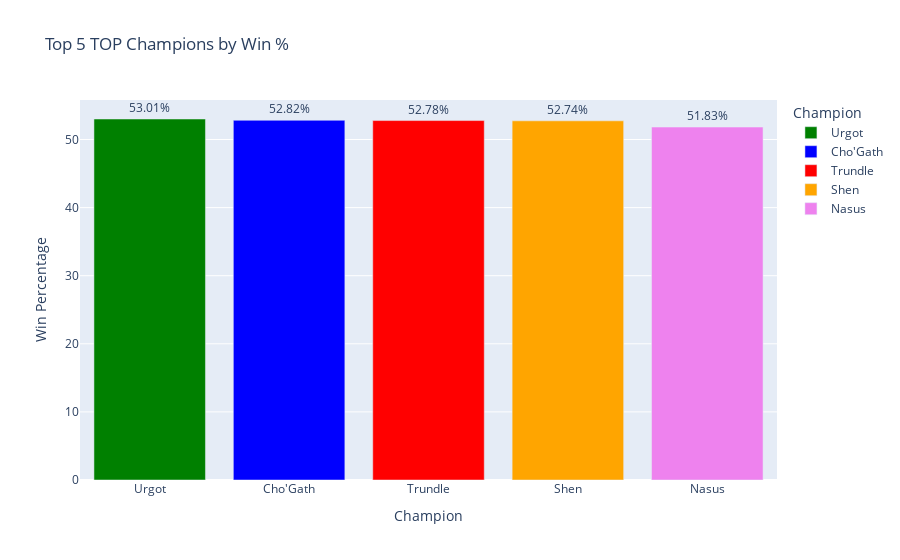

Notebook code cell kept with this figure:
### Code cell
# Создание столбчатой диаграммы
fig = px.bar(df_TOP_W[:5],
             x='Name',
             y='Win %',
             color='Name',
             color_discrete_sequence=['green', 'blue', 'red', 'orange', 'violet'],
             title='Top 5 TOP Champions by Win %',
             labels={'Name': 'Champion', 'Win %': 'Win Percentage'},
             text='Win %')  # Отображаем проценты на столбцах

# Показываем график
fig.update_traces(texttemplate='%{text:.2f}%', textposition='outside')
fig.show()

### Figure 1 — Plotly figure (JSON) as saved in the notebook; plotly's stock layout.template omitted (floating-point values rounded to 4 significant figures)
{"data": [{"alignmentgroup": "True", "hovertemplate": "Champion=%{x}<br>Win Percentage=%{text}<extra></extra>", "legendgroup": "Urgot", "marker": {"color": "green", "pattern": {"shape": ""}}, "name": "Urgot", "offsetgroup": "Urgot", "orientation": "v", "showlegend": true, "text": [53.01], "textposition": "outside", "texttemplate": "%{text:.2f}%", "type": "bar", "x": ["Urgot"], "xaxis": "x", "y": [53.01], "yaxis": "y"}, {"alignmentgroup": "True", "hovertemplate": "Champion=%{x}<br>Win Percentage=%{text}<extra></extra>", "legendgroup": "Cho'Gath", "marker": {"color": "blue", "pattern": {"shape": ""}}, "name": "Cho'Gath", "offsetgroup": "Cho'Gath", "orientation": "v", "showlegend": true, "text": [52.82], "textposition": "outside", "texttemplate": "%{text:.2f}%", "type": "bar", "x": ["Cho'Gath"], "xaxis": "x", "y": [52.82], "yaxis": "y"}, {"alignmentgroup": "True", "hovertemplate": "Champion=%{x}<br>Win Percentage=%{text}<extra></extra>", "legendgroup": "Trundle", "marker": {"color": "red", "pattern": {"shape": ""}}, "name": "Trundle", "offsetgroup": "Trundle", "orientation": "v", "showlegend": true, "text": [52.78], "textposition": "outside", "texttemplate": "%{text:.2f}%", "type": "bar", "x": ["Trundle"], "xaxis": "x", "y": [52.78], "yaxis": "y"}, {"alignmentgroup": "True", "hovertemplate": "Champion=%{x}<br>Win Percentage=%{text}<extra></extra>", "legendgroup": "Shen", "marker": {"color": "orange", "pattern": {"shape": ""}}, "name": "Shen", "offsetgroup": "Shen", "orientation": "v", "showlegend": true, "text": [52.74], "textposition": "outside", "texttemplate": "%{text:.2f}%", "type": "bar", "x": ["Shen"], "xaxis": "x", "y": [52.74], "yaxis": "y"}, {"alignmentgroup": "True", "hovertemplate": "Champion=%{x}<br>Win Percentage=%{text}<extra></extra>", "legendgroup": "Nasus", "marker": {"color": "violet", "pattern": {"shape": ""}}, "name": "Nasus", "offsetgroup": "Nasus", "orientation": "v", "showlegend": true, "text": [51.83], "textposition": "outside", "texttemplate": "%{text:.2f}%", "type": "bar", "x": ["Nasus"], "xaxis": "x", "y": [51.83], "yaxis": "y"}], "layout": {"barmode": "relative", "legend": {"title": {"text": "Champion"}, "tracegroupgap": 0}, "title": {"text": "Top 5 TOP Champions by Win %"}, "xaxis": {"anchor": "y", "categoryarray": ["Urgot", "Cho'Gath", "Trundle", "Shen", "Nasus"], "categoryorder": "array", "domain": [0, 1], "title": {"text": "Champion"}}, "yaxis": {"anchor": "x", "domain": [0, 1], "title": {"text": "Win Percentage"}}}}
